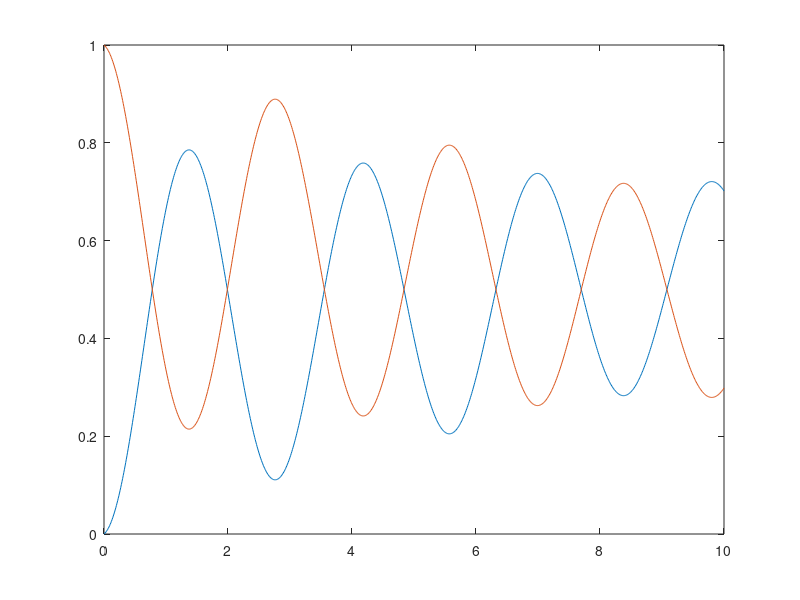

This figure's MATLAB source:
clear;
% close all;
clc;
format long
tic;

omega = 1;
E = 1;
gamma = 0.1;

rho0 = zeros(4,1);
rho0(4) = 1;
Liou = [0 1i*omega -1i*omega gamma;
    1i*omega 1i*E-gamma/2 0 -1i*omega;
    -1i*omega 0 -1i*E-gamma/2 1i*omega;
    0 -1i*omega 1i*omega -gamma];
dt = 0.01;
t = 0:dt:10;
nt = length(t);
phit = zeros(4,nt);
phit(:,1) = rho0;
H = Liou;

%%%%%%%%%% ED %%%%%%%%%%%%
for i = 2:nt
    [V,D] = eig(H);
    e = diag(D);
    phi = phit(:,i-1);
    trans = V\phi;
    phi = V*(exp(e*dt).*trans);
    phit(:,i) = phi;
end

% for i = 2:nt
%     phit(:,i) = myrunge(Liou,phit(:,i-1),dt);
% end

toc;

check = phit(1,:) + phit(4,:);

figure;
plot(t,real(phit(1,:)))
hold on
plot(t,real(phit(4,:)))

function y = myrunge(H,phi,dt)
c1 = H*phi;
c2 = H*(phi+c1.*(dt/2));
c3 = H*(phi+c2.*(dt/2));
c4 = H*(phi+c3.*dt);
y = phi + dt*(c1+2*c2+2*c3+c4)/6;
end